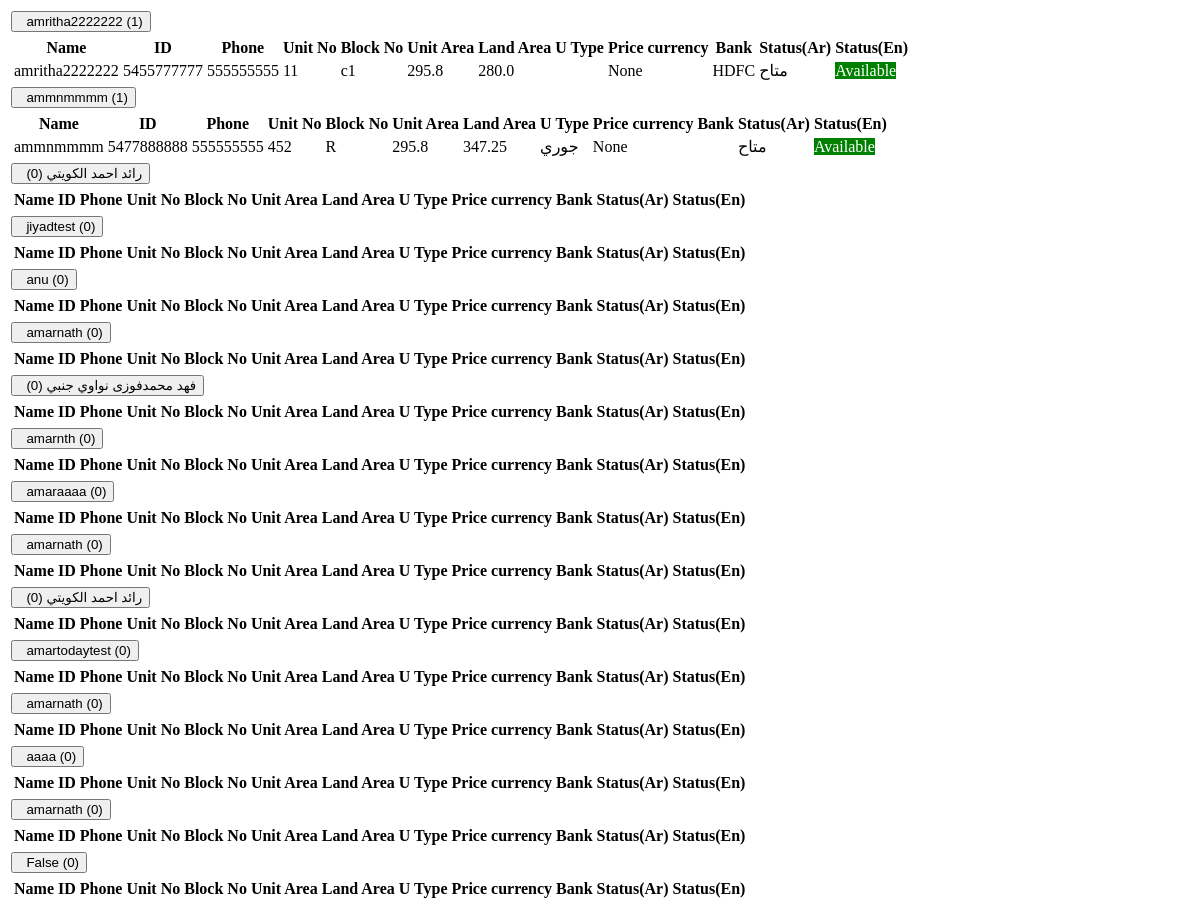
The page /customer_name_group_by_action (upper part) on the database as committed earlier.
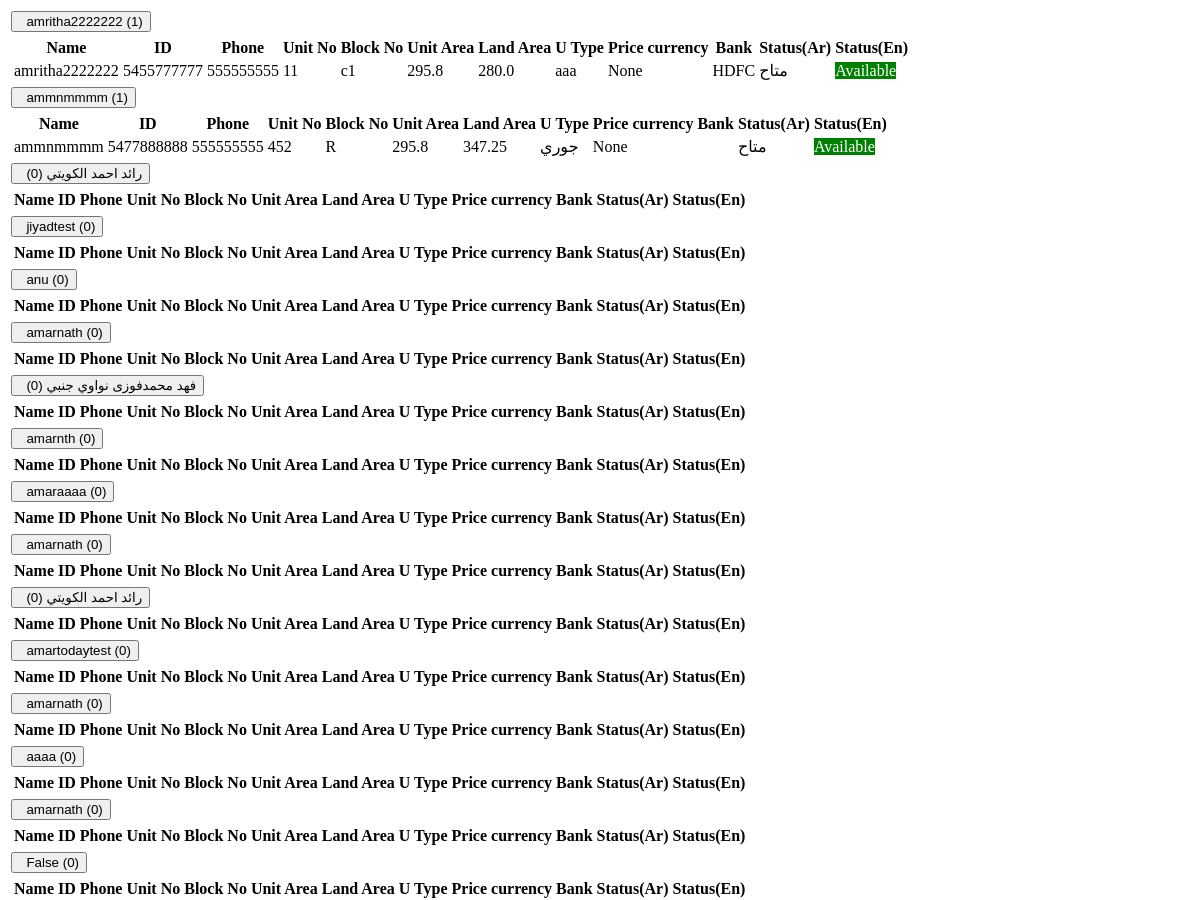
The same page on the database as committed later.
### super_admin/models.py (models this page shows, shortened)
class common(models.Model):  # COMM0N
    dt = models.DateField(auto_now=True)
    tm = models.TimeField(auto_now=True)
    updated = models.DateTimeField(default=timezone.now)
    status = models.CharField(max_length=255, null=True)
    class Meta:
        abstract = True

class user_request_plot(common):
    customer_id = models.ForeignKey(Customer_details,on_delete=models.CASCADE,related_name="user_request_plot_customer_id", null=True)
    auth_user = models.ForeignKey(User,on_delete=models.CASCADE,related_name="user_request_plot_login_id", null=True)
    user_id = models.ForeignKey(user_Details,on_delete=models.CASCADE,related_name="user_request_plot_user_login_id", null=True)
    property_mapping_id = models.ForeignKey(intractive_map,on_delete=models.CASCADE,related_name="user_request_plot_user_login_id", null=True)
    name = models.CharField(max_length=255,null=True)
    booking_id = models.CharField(max_length=255,null=True)
    phone = models.CharField(max_length=255,null=True)
    bank = models.CharField(max_length=255,null=True)
    manager_id = models.ForeignKey(user_Details,on_delete=models.CASCADE,related_name="user_request_plot_manager_id", null=True)
    read_status = models.IntegerField(default=0)
    booking_status = models.IntegerField(null=True)
    reset_to_availale = models.IntegerField(null=True)
    available_status = models.IntegerField(default=1)
    bank_relation_id = models.ForeignKey(Bank_details,on_delete=models.CASCADE,related_name="user_request_plot_Bank_details_id", null=True)
    customer_doc_id = models.FileField(upload_to="customer_document",null=True)
    contract_certi = models.FileField(upload_to="customer_document",null=True)
    tax_certificate  = models.FileField(upload_to="customer_document",null=True)
    other_document = models.FileField(upload_to="customer_document",null=True)
    Price = models.FloatField(blank=True, null=True)

class Customer_details(common):
    name =  models.CharField(max_length=255,null=True)
    phone = models.CharField(max_length=255,null=True)
    customer_id = models.CharField(max_length=255,null=True)
    bank =  models.CharField(max_length=255,null=True)
    created_by = models.ForeignKey(User,on_delete=models.CASCADE,related_name="Customer_details_created_by", null=True)
    customer_type = models.CharField(max_length=255,choices=customer_comapny_type,null=True)
    company_name =  models.CharField(max_length=255,null=True)
    street1 =  models.CharField(max_length=255,null=True)
    street2 =  models.CharField(max_length=255,null=True)
    city =  models.CharField(max_length=255,null=True)
    satte =  models.CharField(max_length=255,null=True)
    zip =  models.CharField(max_length=255,null=True)
    email =  models.CharField(max_length=255,null=True)
    customer_doc_id = models.FileField(upload_to="customer_document",null=True)
    contract_certi = models.FileField(upload_to="customer_document",null=True)
    tax_certificate  = models.FileField(upload_to="customer_document",null=True)
    other_document = models.FileField(upload_to="customer_document",null=True)
    bank_relation_id = models.ForeignKey(Bank_details,on_delete=models.CASCADE,related_name="Customer_details_Bank_details_id", null=True)
    profile_pic = models.FileField(upload_to="customer_document",null=True)
    customer_doc_id_update_dt = models.DateField(null=True)
    contract_certi_update_dt = models.DateField(null=True)
    tax_certificate_update_dt = models.DateField(null=True)
    other_document_update_dt = models.DateField(null=True)
    customer_doc_id_extesion = models.CharField(max_length=255,null=True)
    contract_certi_extesion = models.CharField(max_length=255,null=True)
    tax_certificate_extesion = models.CharField(max_length=255,null=True)
    other_document_extesion = models.CharField(max_length=255,null=True)
    customer_doc_id_name = models.CharField(max_length=255,null=True)
    contract_certi_name = models.CharField(max_length=255,null=True)
    tax_certificate_name = models.CharField(max_length=255,null=True)
    other_document_name = models.CharField(max_length=255,null=True)

class intractive_map(models.Model):
    Name = models.CharField(max_length=255, null=True)
    customer_id_mapping = models.ForeignKey('super_admin.Customer_details',on_delete=models.SET_NULL,related_name="intractive_map_customer_id", null=True)
    customer_id = models.CharField(max_length=255,null=True)
    Phoneno = models.CharField(max_length=255, null=True)
    UnitNo = models.IntegerField(null=True)
    UnitNo_primary = models.IntegerField(null=True)
    BlockNo = models.CharField(max_length=255, null=True)
    UnitArea = models.FloatField(max_length=255, null=True)
    LandArea = models.FloatField(max_length=255, null=True)
    UType = models.CharField(max_length=255, null=True)
    Price = models.FloatField(blank=True, null=True)
    Bank = models.CharField(max_length=255,null=True)
    Status = models.CharField(max_length=255,null=True)
    dt = models.DateField(auto_now_add=True)
    tm = models.TimeField(auto_now_add=True)
    current_status = models.CharField(max_length=255,null=True)
    attached_file = models.FileField(upload_to="property_image",null=True)
    currency = models.CharField(max_length=255,null=True,default="SAR")
    Price_currency = models.CharField(max_length=255,null=True)
    bank_relation_id = models.ForeignKey(Bank_details,on_delete=models.CASCADE,related_name="intractive_map_Bank_details_id", null=True)

### super_admin/views.py (the view)
# urls.py: path('customer_name_group_by_action',views.customer_name_group_by_action,name='customer_name_group_by_action'),
def customer_name_group_by_action(request):
    data = Customer_details.objects.all().order_by('-id')
    context = {
        "data": data,
    }
    return render(request,'super_admin/customer_name_group_by_action.html',context)

### super_admin/templates/super_admin/customer_name_group_by_action.html (shortened to what the changed rows need)
<div class="col-md-12">
    <div class="panel panel-default">
        <div class="panel-body">
            <table class="table table-condensed table-striped">
                <tbody>
                    {% for i in data %}
                    <tr data-toggle="collapse" data-target="#demo1{{forloop.counter}}" class="accordion-toggle" onclick="datas('{{i.id}}')">
                        <td><button class="btn btn-default btn-xs" >&nbsp;&nbsp;{{i.name}} ({{i.user_request_plot_customer_id.all.count}})</button>
                        </td>
                        <td></td>
                        <td></td>
                        <td></td>
                        <td></td>
                        <td></td>
                    </tr>
                    <tr>
                        <td colspan="12" class="hiddenRow">
                            <div class="accordian-body collapse" id="demo1{{forloop.counter}}">
                                <table class="table table-striped">
                                    <thead>
                                        <tr class="info">
                                            <th class="sort"
                                            data-sort="customer_name">
                                            Name</th>
                                        <th>ID</th>
                                        <th class="sort" data-sort="date">Phone</th>
                                        <th class="sort" data-sort="date">Unit No</th>
                                        <th class="sort" data-sort="company">
                                            Block No
                                        </th>
                                        <th class="sort" data-sort="company">
                                            Unit Area
                                        </th>
                                        <th class="sort" data-sort="company">
                                            Land Area
                                        </th>
                                        <th class="sort" data-sort="company">
                                            U Type
                                        </th>
                                        <th class="sort" data-sort="company">
                                           Price currency
                                        </th>
                                        <th>
                                            Bank
                                        </th>
                                        <th class="sort" data-sort="status">
                                            Status(Ar)</th>
                                        <th class="sort" data-sort="status">
                                            Status(En)</th>
                                        </tr>
                                    </thead>
                                    <tbody class="">
                                        {% for j in i.user_request_plot_customer_id.all %}
                                        <tr {% if j.available_status == 1 %} onclick="window.location='property_update?id={{j.property_mapping_id.id}}'" {% else %} onclick="window.location='property_more_details_page?id={{j.id}}'" {% endif %}>
                                            <td class="id"><a {% if j.available_status == 1 %} onclick="window.location='property_update?id={{j.property_mapping_id.id}}'" {% else %} onclick="window.location='property_more_details_page?id={{j.id}}'" {% endif %}
                                                    class="fw-medium link-primary">{{j.name}}
                                                </a>
                                            </td>
                                            <td class="customer_name">{{j.customer_id.customer_id}}
                                            </td>
                                            <td class="status">{{j.phone}}
                                            </td>
                                            <td class="product_name">{{j.property_mapping_id.UnitNo}}</td>
                                            <td class="status">{{j.property_mapping_id.BlockNo}}</td>
                                            <td class="status">{{j.property_mapping_id.UnitArea}}
                                            </td>
                                            <td class="status">{{j.property_mapping_id.LandArea}}
                                            </td>
                                            <td class="status">{{j.property_mapping_id.UType}}
                                            </td>
                                            <td class="status">{{j.property_mapping_id.Price_currency}}
                                            </td>
                                            <td class="status">{{j.property_mapping_id.Bank}}
                                            </td>
                                            <td class="status">{{j.property_mapping_id.Status}}
                                            </td>
                                            <td class="status">
                                                {% if j.property_mapping_id.current_status == "0" %}
                                                <span
                                                    class="badge badge-soft-success text-uppercase" style="    color: #fff;
                                                    background-color: #008000;">Available</span>
                                                {% elif j.property_mapping_id.current_status == "1" %}
                                                <span
                                                class="badge badge-soft-success text-uppercase" style="    color: #fff;
                                                    background-color: orange;">Price Quotation</span>
                                                {% elif j.property_mapping_id.current_status == "2" %}
                                                <span
                                                class="badge badge-soft-success text-uppercase" style="    color: #fff;
                                                        background-color: #e40000;">Sold</span>
                                                        {% elif j.property_mapping_id.current_status == "3" %}
                                                        <span
                                                        class="badge badge-soft-success text-uppercase" style="    color: #fff;
                                                                background-color: gray;">Cancelled</span>
                                                    {% endif %}
                                            </td>
                                        </tr>
                                        {% endfor %}
                                    </tbody>
                                </table>
                            </div>
                        </td>
                    </tr>
                    {% endfor %}
                </tbody>
            </table>
        </div>
    </div>
</div>

Rows that differ between the two databases and show on the page:
changed through a linked row, user_request_plot "amritha2222222": property_mapping_id.UType (not shown) → "aaa"
